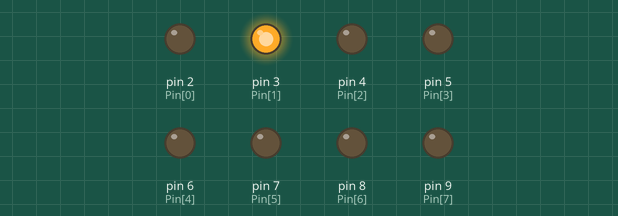
The sketch below on a simulated Arduino Uno, built with avr-gcc and run on an emulated ATmega328P. Shown: output pins drawn as LEDs (lit = HIGH).

Above: at 0.37 s.
At 0.62 s:
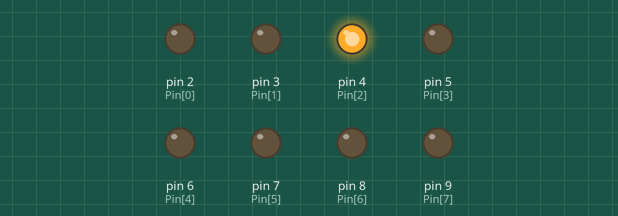
At 1.12 s:
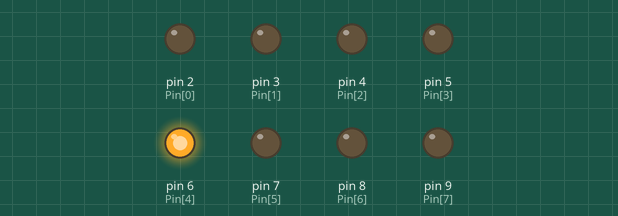
At 2.0 s:
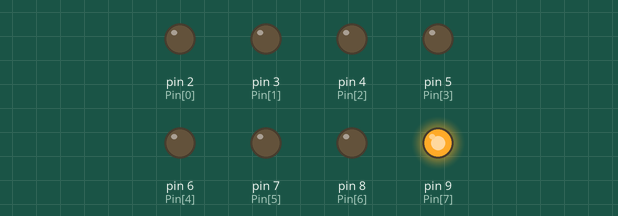
At 3.12 s:
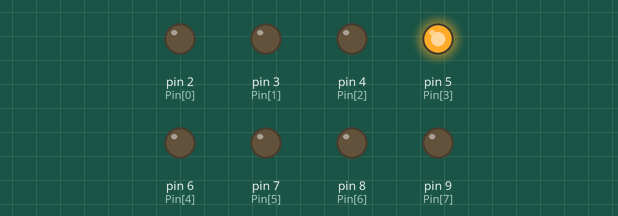
At 4.0 s:
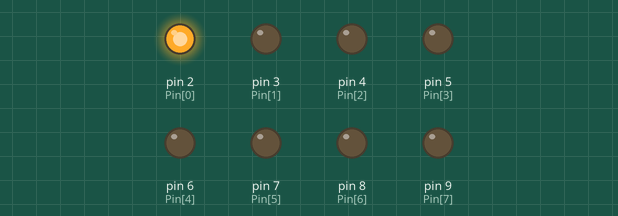
Timing chart, 0 to 5.2 s (numbered marks = the images above):
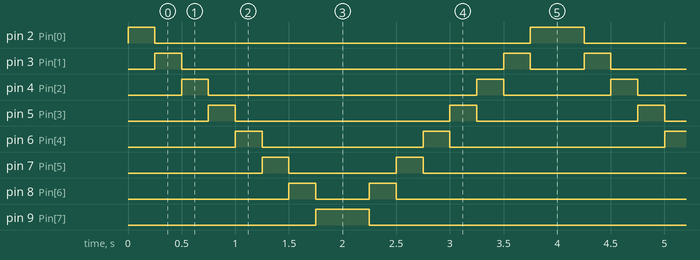

Measured:
- by itself, pin 2 (Pin[0]): repeats every 4.0 s: LOW 3.5 s, HIGH 0.50 s
- by itself, pin 3 (Pin[1]): repeats every 4.0 s: LOW 3.0 s, HIGH 0.25 s, LOW 0.50 s, HIGH 0.25 s
- by itself, pin 4 (Pin[2]): repeats every 4.0 s: LOW 2.5 s, HIGH 0.25 s, LOW 1.0 s, HIGH 0.25 s
- by itself, pin 5 (Pin[3]): repeats every 4.0 s: LOW 2.0 s, HIGH 0.25 s, LOW 1.5 s, HIGH 0.25 s
- by itself, pin 6 (Pin[4]): repeats every 4.0 s: LOW 1.5 s, HIGH 0.25 s, LOW 2.0 s, HIGH 0.25 s
- by itself, pin 7 (Pin[5]): repeats every 4.0 s: LOW 1.0 s, HIGH 0.25 s, LOW 2.5 s, HIGH 0.25 s
- by itself, pin 8 (Pin[6]): repeats every 4.0 s: LOW 0.50 s, HIGH 0.25 s, LOW 3.0 s, HIGH 0.25 s
- by itself, pin 9 (Pin[7]): alternates HIGH for 0.50 s and LOW for 3.5 s

The sketch:

1310_3-6.ino
```cpp
byte Pin[]={2,3,4,5,6,7,8,9};
byte Pin_num=sizeof(Pin);
void setup() {
  for(int i=0;i<Pin_num;i++)
    pinMode(Pin[i],OUTPUT);
}

void loop() {
  for(int i=0;i<Pin_num;i++){
    for(int j=0;j<Pin_num; j++){
      if(i==j)
        digitalWrite(Pin[j],HIGH);
      else
        digitalWrite(Pin[j],LOW);
    }
    delay(250);
  }
  for(int i=Pin_num-1;i>=0;i--){
    for(int j=Pin_num-1;j>=0; j--){
      if(i==j)
        digitalWrite(Pin[j],HIGH);
      else
        digitalWrite(Pin[j],LOW);
    }
    delay(250);
  }
}
```
